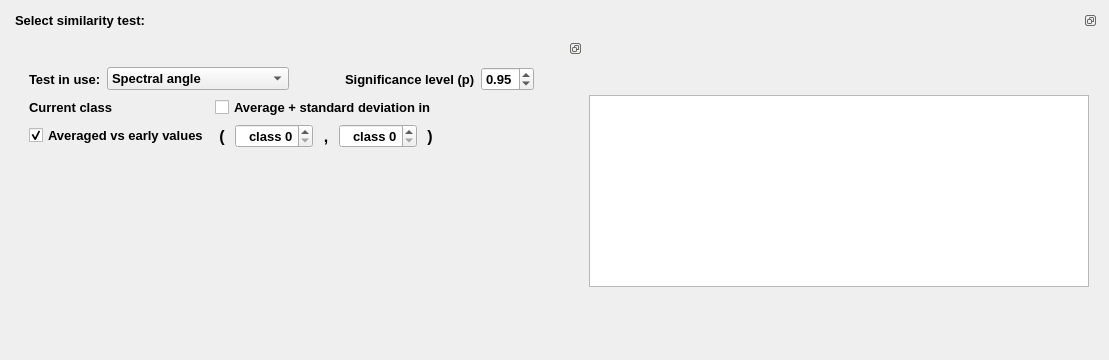
        <widget class="QWidget" name="simTestTab" >
         <attribute name="title" >
          <string>Similarity test</string>
         </attribute>
         <attribute name="icon" >
          <iconset resource="icons.qrc" >
           <normaloff>:/Icons/icons/silk/chart_line.png</normaloff>:/Icons/icons/silk/chart_line.png</iconset>
         </attribute>
         <layout class="QHBoxLayout" name="horizontalLayout_12" >
          <item>
           <widget class="QDockWidget" name="simTestDockWidget" >
            <property name="sizePolicy" >
             <sizepolicy vsizetype="MinimumExpanding" hsizetype="Preferred" >
              <horstretch>0</horstretch>
              <verstretch>0</verstretch>
             </sizepolicy>
            </property>
            <property name="minimumSize" >
             <size>
              <width>0</width>
              <height>180</height>
             </size>
            </property>
            <property name="font" >
             <font>
              <pointsize>10</pointsize>
              <weight>75</weight>
              <bold>true</bold>
             </font>
            </property>
            <property name="features" >
             <set>QDockWidget::DockWidgetFloatable|QDockWidget::DockWidgetMovable</set>
            </property>
            <property name="windowTitle" >
             <string>Select similarity test:</string>
            </property>
            <widget class="QWidget" name="dockWidgetContents_5" >
             <layout class="QHBoxLayout" name="horizontalLayout_15" >
              <item>
               <layout class="QHBoxLayout" name="horizontalLayout_14" >
                <item>
                 <widget class="QDockWidget" name="controlSimTestDockWidget" >
                  <property name="sizePolicy" >
                   <sizepolicy vsizetype="Preferred" hsizetype="Minimum" >
                    <horstretch>0</horstretch>
                    <verstretch>0</verstretch>
                   </sizepolicy>
                  </property>
                  <property name="minimumSize" >
                   <size>
                    <width>500</width>
                    <height>0</height>
                   </size>
                  </property>
                  <property name="features" >
                   <set>QDockWidget::DockWidgetFloatable|QDockWidget::DockWidgetMovable</set>
                  </property>
                  <widget class="QWidget" name="dockWidgetContents_6" >
                   <layout class="QVBoxLayout" name="verticalLayout_13" >
                    <item>
                     <layout class="QVBoxLayout" name="verticalLayout_11" >
                      <property name="sizeConstraint" >
                       <enum>QLayout::SetMinimumSize</enum>
                      </property>
                      <item>
                       <layout class="QHBoxLayout" name="horizontalLayout_10" >
                        <property name="sizeConstraint" >
                         <enum>QLayout::SetMinimumSize</enum>
                        </property>
                        <item>
                         <widget class="QLabel" name="label" >
                          <property name="font" >
                           <font>
                            <pointsize>10</pointsize>
                            <weight>75</weight>
                            <bold>true</bold>
                           </font>
                          </property>
                          <property name="text" >
                           <string>Test in use:</string>
                          </property>
                          <property name="buddy" >
                           <cstring>testComboBox</cstring>
                          </property>
                         </widget>
                        </item>
                        <item>
                         <widget class="QComboBox" name="testComboBox" >
                          <property name="font" >
                           <font>
                            <pointsize>10</pointsize>
                            <weight>75</weight>
                            <bold>true</bold>
                           </font>
                          </property>
                          <property name="currentIndex" >
                           <number>0</number>
                          </property>
                          <item>
                           <property name="text" >
                            <string>Spectral angle</string>
                           </property>
                          </item>
                          <item>
                           <property name="text" >
                            <string>Bray-Curtis distance</string>
                           </property>
                          </item>
                          <item>
                           <property name="text" >
                            <string>Euclidian distance</string>
                           </property>
                          </item>
                          <item>
                           <property name="text" >
                            <string>Intensity difference</string>
                           </property>
                          </item>
                          <item>
                           <property name="text" >
                            <string>Jaccards coefficient</string>
                           </property>
                          </item>
                          <item>
                           <property name="text" >
                            <string>Mann-Whitney u statistic</string>
                           </property>
                          </item>
                          <item>
                           <property name="text" >
                            <string>Kolmogorov Smirnov</string>
                           </property>
                          </item>
                         </widget>
                        </item>
                        <item>
                         <spacer name="horizontalSpacer_21" >
                          <property name="orientation" >
                           <enum>Qt::Horizontal</enum>
                          </property>
                          <property name="sizeType" >
                           <enum>QSizePolicy::Preferred</enum>
                          </property>
                          <property name="sizeHint" stdset="0" >
                           <size>
                            <width>50</width>
                            <height>20</height>
                           </size>
                          </property>
                         </spacer>
                        </item>
                        <item>
                         <widget class="QLabel" name="label_2" >
                          <property name="font" >
                           <font>
                            <pointsize>10</pointsize>
                            <weight>75</weight>
                            <bold>true</bold>
                           </font>
                          </property>
                          <property name="text" >
                           <string>Significance level (p)</string>
                          </property>
                          <property name="buddy" >
                           <cstring>pValueSpinBox</cstring>
                          </property>
                         </widget>
                        </item>
                        <item>
                         <widget class="QDoubleSpinBox" name="pValueSpinBox" >
                          <property name="font" >
                           <font>
                            <pointsize>10</pointsize>
                            <weight>75</weight>
                            <bold>true</bold>
                           </font>
                          </property>
                          <property name="maximum" >
                           <double>1.000000000000000</double>
                          </property>
                          <property name="singleStep" >
                           <double>0.010000000000000</double>
                          </property>
                          <property name="value" >
                           <double>0.950000000000000</double>
                          </property>
                         </widget>
                        </item>
                        <item>
                         <spacer name="horizontalSpacer_22" >
                          <property name="orientation" >
                           <enum>Qt::Horizontal</enum>
                          </property>
                          <property name="sizeType" >
                           <enum>QSizePolicy::Preferred</enum>
                          </property>
                          <property name="sizeHint" stdset="0" >
                           <size>
                            <width>40</width>
                            <height>20</height>
                           </size>
                          </property>
                         </spacer>
                        </item>
                       </layout>
                      </item>
                      <item>
                       <layout class="QHBoxLayout" name="horizontalLayout_11" >
                        <property name="sizeConstraint" >
                         <enum>QLayout::SetMinimumSize</enum>
                        </property>
                        <item>
                         <layout class="QGridLayout" name="gridLayout_2" >
                          <item row="0" column="0" >
                           <widget class="QLabel" name="label_3" >
                            <property name="minimumSize" >
                             <size>
                              <width>0</width>
                              <height>20</height>
                             </size>
                            </property>
                            <property name="font" >
                             <font>
                              <pointsize>10</pointsize>
                              <weight>75</weight>
                              <bold>true</bold>
                             </font>
                            </property>
                            <property name="text" >
                             <string>Current class</string>
                            </property>
                           </widget>
                          </item>
                          <item row="0" column="1" >
                           <widget class="QCheckBox" name="byPairedClassesCheckBox" >
                            <property name="font" >
                             <font>
                              <pointsize>10</pointsize>
                              <weight>75</weight>
                              <bold>true</bold>
                             </font>
                            </property>
                            <property name="text" >
                             <string>Average + standard deviation in</string>
                            </property>
                            <property name="autoExclusive" >
                             <bool>true</bool>
                            </property>
                           </widget>
                          </item>
                          <item row="1" column="0" >
                           <widget class="QCheckBox" name="byYearCheckBox" >
                            <property name="font" >
                             <font>
                              <pointsize>10</pointsize>
                              <weight>75</weight>
                              <bold>true</bold>
                             </font>
                            </property>
                            <property name="layoutDirection" >
                             <enum>Qt::LeftToRight</enum>
                            </property>
                            <property name="text" >
                             <string>Averaged vs early values</string>
                            </property>
                            <property name="checked" >
                             <bool>true</bool>
                            </property>
                            <property name="autoExclusive" >
                             <bool>true</bool>
                            </property>
                           </widget>
                          </item>
                          <item row="1" column="1" >
                           <layout class="QHBoxLayout" name="horizontalLayout_9" >
                            <item>
                             <widget class="QLabel" name="label_4" >
                              <property name="font" >
                               <font>
                                <pointsize>12</pointsize>
                                <weight>75</weight>
                                <bold>true</bold>
                               </font>
                              </property>
                              <property name="text" >
                               <string>(</string>
                              </property>
                              <property name="alignment" >
                               <set>Qt::AlignCenter</set>
                              </property>
                              <property name="wordWrap" >
                               <bool>true</bool>
                              </property>
                              <property name="margin" >
                               <number>1</number>
                              </property>
                              <property name="indent" >
                               <number>-1</number>
                              </property>
                             </widget>
                            </item>
                            <item>
                             <widget class="QSpinBox" name="class0SpinBox" >
                              <property name="font" >
                               <font>
                                <pointsize>10</pointsize>
                                <weight>75</weight>
                                <bold>true</bold>
                               </font>
                              </property>
                              <property name="alignment" >
                               <set>Qt::AlignRight|Qt::AlignTrailing|Qt::AlignVCenter</set>
                              </property>
                              <property name="suffix" >
                               <string/>
                              </property>
                              <property name="prefix" >
                               <string>class </string>
                              </property>
                              <property name="maximum" >
                               <number>87</number>
                              </property>
                             </widget>
                            </item>
                            <item>
                             <widget class="QLabel" name="label_8" >
                              <property name="font" >
                               <font>
                                <pointsize>12</pointsize>
                                <weight>75</weight>
                                <bold>true</bold>
                               </font>
                              </property>
                              <property name="text" >
                               <string>,</string>
                              </property>
                              <property name="alignment" >
                               <set>Qt::AlignCenter</set>
                              </property>
                              <property name="wordWrap" >
                               <bool>true</bool>
                              </property>
                              <property name="margin" >
                               <number>1</number>
                              </property>
                              <property name="indent" >
                               <number>-1</number>
                              </property>
                             </widget>
                            </item>
                            <item>
                             <widget class="QSpinBox" name="class1SpinBox" >
                              <property name="font" >
                               <font>
                                <pointsize>10</pointsize>
                                <weight>75</weight>
                                <bold>true</bold>
                               </font>
                              </property>
                              <property name="alignment" >
                               <set>Qt::AlignRight|Qt::AlignTrailing|Qt::AlignVCenter</set>
                              </property>
                              <property name="prefix" >
                               <string>class </string>
                              </property>
                              <property name="maximum" >
                               <number>87</number>
                              </property>
                             </widget>
                            </item>
                            <item>
                             <widget class="QLabel" name="label_7" >
                              <property name="font" >
                               <font>
                                <pointsize>12</pointsize>
                                <weight>75</weight>
                                <bold>true</bold>
                               </font>
                              </property>
                              <property name="text" >
                               <string>)</string>
                              </property>
                              <property name="alignment" >
                               <set>Qt::AlignCenter</set>
                              </property>
                              <property name="wordWrap" >
                               <bool>true</bool>
                              </property>
                              <property name="margin" >
                               <number>1</number>
                              </property>
                              <property name="indent" >
                               <number>-1</number>
                              </property>
                             </widget>
                            </item>
                           </layout>
                          </item>
                         </layout>
                        </item>
                        <item>
                         <spacer name="horizontalSpacer_4" >
                          <property name="orientation" >
                           <enum>Qt::Horizontal</enum>
                          </property>
                          <property name="sizeHint" stdset="0" >
                           <size>
                            <width>40</width>
                            <height>20</height>
                           </size>
                          </property>
                         </spacer>
                        </item>
                       </layout>
                      </item>
                      <item>
                       <spacer name="verticalSpacer_3" >
                        <property name="orientation" >
                         <enum>Qt::Vertical</enum>
                        </property>
                        <property name="sizeHint" stdset="0" >
                         <size>
                          <width>20</width>
                          <height>13</height>
                         </size>
                        </property>
                       </spacer>
                      </item>
                     </layout>
                    </item>
                   </layout>
                  </widget>
                 </widget>
                </item>
                <item>
                 <layout class="QHBoxLayout" name="horizontalLayout_13" >
                  <item>
                   <layout class="QVBoxLayout" name="verticalLayout_9" >
                    <item>
                     <widget class="QWidget" native="1" name="simTestWidgetHolder" >
                      <property name="sizePolicy" >
                       <sizepolicy vsizetype="Expanding" hsizetype="Expanding" >
                        <horstretch>0</horstretch>
                        <verstretch>0</verstretch>
                       </sizepolicy>
                      </property>
                      <property name="minimumSize" >
                       <size>
                        <width>0</width>
                        <height>50</height>
                       </size>
                      </property>
                      <property name="font" >
                       <font>
                        <pointsize>10</pointsize>
                        <weight>75</weight>
                        <bold>true</bold>
                       </font>
                      </property>
                     </widget>
                    </item>
                    <item>
                     <widget class="QTextEdit" name="testLog" >
                      <property name="minimumSize" >
                       <size>
                        <width>500</width>
                        <height>50</height>
                       </size>
                      </property>
                      <property name="font" >
                       <font>
                        <pointsize>10</pointsize>
                        <weight>75</weight>
                        <bold>true</bold>
                       </font>
                      </property>
                      <property name="readOnly" >
                       <bool>true</bool>
                      </property>
                     </widget>
                    </item>
                    <item>
                     <spacer name="verticalSpacer_5" >
                      <property name="orientation" >
                       <enum>Qt::Vertical</enum>
                      </property>
                      <property name="sizeHint" stdset="0" >
                       <size>
                        <width>20</width>
                        <height>40</height>
                       </size>
                      </property>
                     </spacer>
                    </item>
                    <item>
                     <spacer name="verticalSpacer_4" >
                      <property name="orientation" >
                       <enum>Qt::Vertical</enum>
                      </property>
                      <property name="sizeHint" stdset="0" >
                       <size>
                        <width>14</width>
                        <height>13</height>
                       </size>
                      </property>
                     </spacer>
                    </item>
                   </layout>
                  </item>
                 </layout>
                </item>
               </layout>
              </item>
             </layout>
            </widget>
           </widget>
          </item>
         </layout>
        </widget>
